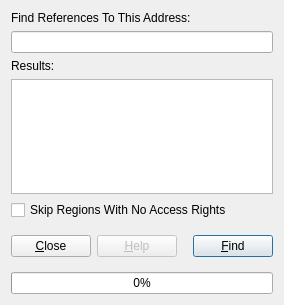
<?xml version="1.0" encoding="UTF-8"?>
<ui version="4.0">
 <author>Evan Teran</author>
 <class>ReferencesPlugin::DialogReferences</class>
 <widget class="QDialog" name="DialogReferences">
  <property name="geometry">
   <rect>
    <x>0</x>
    <y>0</y>
    <width>284</width>
    <height>305</height>
   </rect>
  </property>
  <property name="windowTitle">
   <string>References Search</string>
  </property>
  <layout class="QVBoxLayout">
   <item>
    <widget class="QLabel" name="label">
     <property name="text">
      <string>Find References To This Address:</string>
     </property>
    </widget>
   </item>
   <item>
    <widget class="QLineEdit" name="txtAddress">
     <property name="clearButtonEnabled">
      <bool>true</bool>
     </property>
    </widget>
   </item>
   <item>
    <widget class="QLabel" name="label_2">
     <property name="text">
      <string>Results:</string>
     </property>
    </widget>
   </item>
   <item>
    <widget class="QListWidget" name="listWidget">
     <property name="font">
      <font>
       <family>Monospace</family>
      </font>
     </property>
     <property name="alternatingRowColors">
      <bool>true</bool>
     </property>
    </widget>
   </item>
   <item>
    <widget class="QCheckBox" name="chkSkipNoAccess">
     <property name="text">
      <string>Skip Regions With No Access Rights</string>
     </property>
    </widget>
   </item>
   <item>
    <layout class="QHBoxLayout">
     <item>
      <widget class="QPushButton" name="btnClose">
       <property name="text">
        <string>&amp;Close</string>
       </property>
       <property name="icon">
        <iconset theme="dialog-close">
         <normaloff>.</normaloff>.</iconset>
       </property>
      </widget>
     </item>
     <item>
      <widget class="QPushButton" name="btnHelp">
       <property name="enabled">
        <bool>false</bool>
       </property>
       <property name="text">
        <string>&amp;Help</string>
       </property>
       <property name="icon">
        <iconset theme="help-browser">
         <normaloff>.</normaloff>.</iconset>
       </property>
      </widget>
     </item>
     <item>
      <spacer>
       <property name="orientation">
        <enum>Qt::Horizontal</enum>
       </property>
       <property name="sizeHint" stdset="0">
        <size>
         <width>20</width>
         <height>40</height>
        </size>
       </property>
      </spacer>
     </item>
     <item>
      <widget class="QPushButton" name="btnFind">
       <property name="text">
        <string>&amp;Find</string>
       </property>
       <property name="icon">
        <iconset theme="edit-find">
         <normaloff>.</normaloff>.</iconset>
       </property>
       <property name="default">
        <bool>true</bool>
       </property>
      </widget>
     </item>
    </layout>
   </item>
   <item>
    <widget class="QProgressBar" name="progressBar">
     <property name="value">
      <number>0</number>
     </property>
     <property name="orientation">
      <enum>Qt::Horizontal</enum>
     </property>
    </widget>
   </item>
  </layout>
 </widget>
 <tabstops>
  <tabstop>txtAddress</tabstop>
  <tabstop>listWidget</tabstop>
  <tabstop>chkSkipNoAccess</tabstop>
  <tabstop>btnClose</tabstop>
  <tabstop>btnHelp</tabstop>
  <tabstop>btnFind</tabstop>
 </tabstops>
 <resources/>
 <connections>
  <connection>
   <sender>btnClose</sender>
   <signal>clicked()</signal>
   <receiver>DialogReferences</receiver>
   <slot>reject()</slot>
   <hints>
    <hint type="sourcelabel">
     <x>61</x>
     <y>458</y>
    </hint>
    <hint type="destinationlabel">
     <x>265</x>
     <y>468</y>
    </hint>
   </hints>
  </connection>
 </connections>
</ui>
